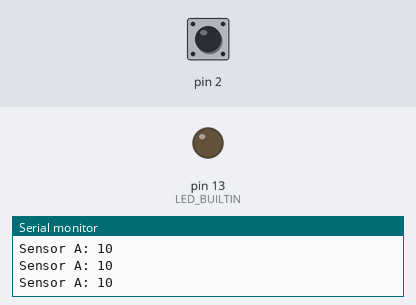
A sketch run on a simulated Arduino Uno, built with avr-gcc and run on an emulated ATmega328P. Parts: output pins drawn as LEDs (lit = HIGH), the last lines printed to the serial monitor. The inputs (shaded band) are chosen by the test bench; at power-on: pin 2 HIGH.

Above: at 1.2 s.
1.3 s: pin 2 pulled LOW for 0.25 s
At 1.52 s:
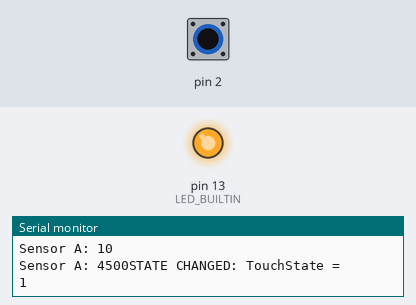
3.1 s: pin 2 pulled LOW for 3.2 s
At 7.3 s:
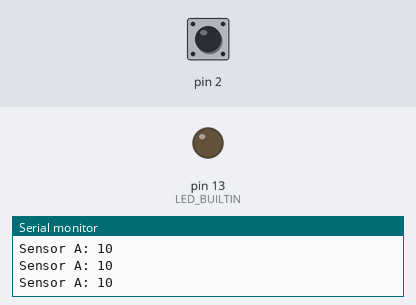
Timing chart, 0 to 8.8 s (numbered marks = the images above; inputs shaded):
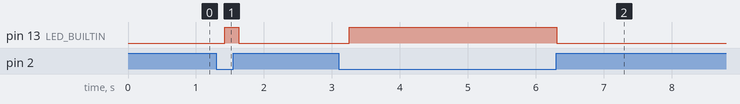

Measured:
- after the input at 1.3 s, pin 13 (LED_BUILTIN): LOW → HIGH after 0.13 s, → LOW 0.20 s later
- after the input at 3.1 s, pin 13 (LED_BUILTIN): LOW → HIGH after 0.16 s, → LOW 3.1 s later

The sketch:

Single_Cap_Sensor_Calibrating_oct23.ino
```cpp
//capacitive sensor prototype w/ LED indicator
// supports one cap sensor & what should be an autocalibrating threshold
// currently this is working with USB power grounded & ungrounded and with battery power, but not with wall power

// capacitive sensing includes
#include <CapacitiveSensor.h>

CapacitiveSensor sensorA = CapacitiveSensor(4,2);  // 1M resistor between pins 4 & 2, pin 2 is sensor pin
long previousReading = 0;
int cycles = 0; // count of readings
bool touchState = false; // false when no touch, true when touched
bool previousState = false;
//uint8_t LED = 8; // indicator led (on when touched, off when no touch)

void setup() {
  sensorA.set_CS_AutocaL_Millis(1000); // may want to play with this value
  Serial.begin(115200);
  pinMode(LED_BUILTIN, OUTPUT);
  digitalWrite(LED_BUILTIN,LOW);
}

void loop() {
  long measurementA =  sensorA.capacitiveSensor(30); // take measurement
  Serial.println(); //debug
  Serial.print("Sensor A: ");
  Serial.print(measurementA);

//periodic recalibration every x cycles
  if(cycles>=50){
    sensorA.set_CS_AutocaL_Millis(1000);
    cycles = 0; //reset cycles
    Serial.println("recalibrating");
  }

//State change based on relation to previous measurement
  if(measurementA>60+(previousReading * 2)){
    touchState = true;
    digitalWrite(LED_BUILTIN,HIGH);
  }else if(measurementA<(previousReading * 0.5)){
    touchState = false;
    digitalWrite(LED_BUILTIN,LOW);
  }

  if(previousState!= touchState){
    Serial.println("STATE CHANGED: TouchState = ");
    Serial.print(touchState);

  previousState = touchState;
  }

  delay(200);
  previousReading = measurementA;
  cycles++;
}
```
